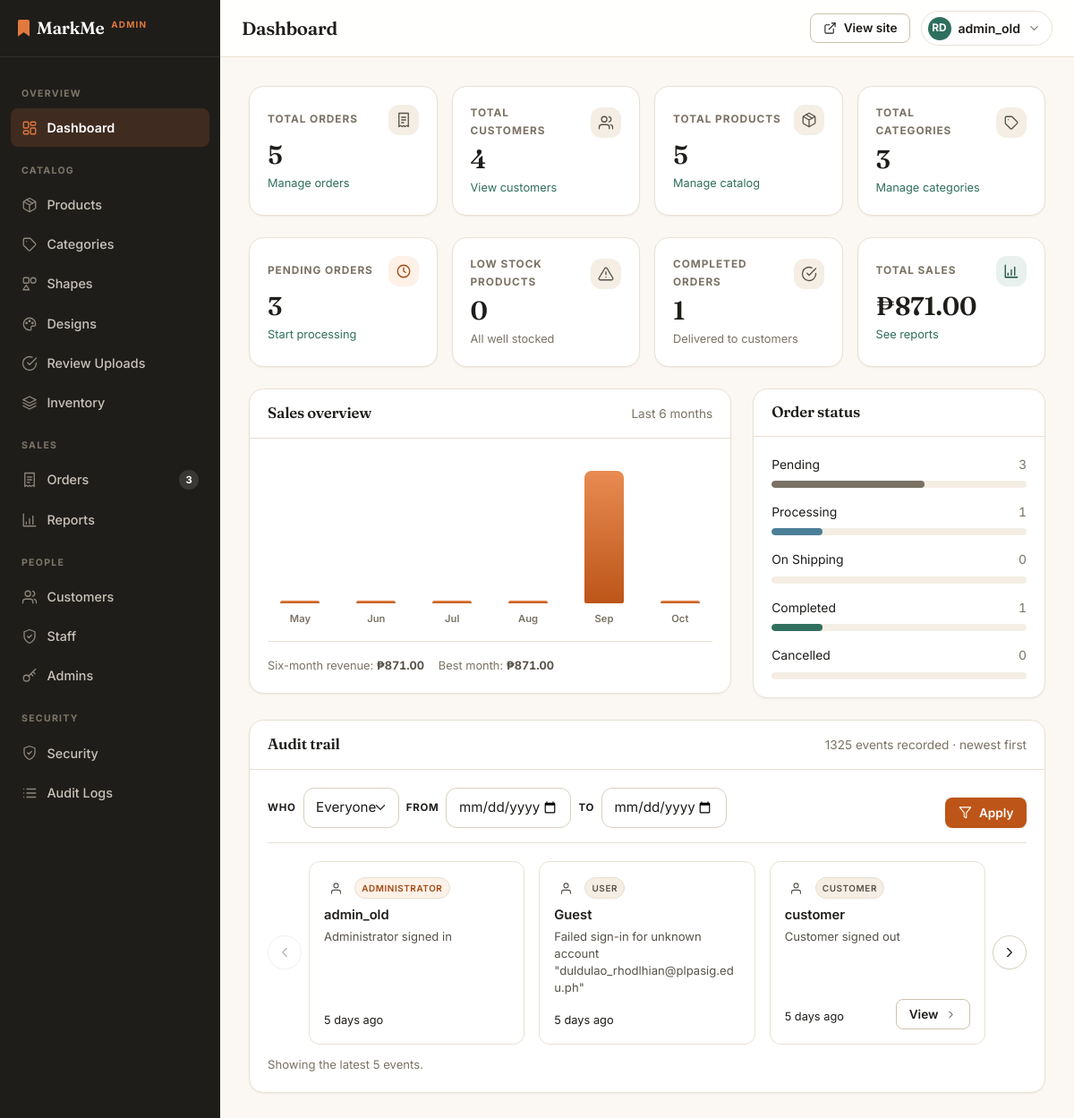
Page /admin/dashboard.php (signed in) on the committed database.
### tables this page shows
CREATE TABLE `activity_log` (
  `log_id` int(10) UNSIGNED NOT NULL,
  `user_id` int(10) UNSIGNED DEFAULT NULL,
  `actor_role` enum('customer','staff','admin','guest') NOT NULL DEFAULT 'guest',
  `actor_name` varchar(100) NOT NULL,
  `action` varchar(50) NOT NULL,
  `module` varchar(40) DEFAULT NULL,
  `entity_type` varchar(30) DEFAULT NULL,
  `entity_id` int(10) UNSIGNED DEFAULT NULL,
  `summary` varchar(255) NOT NULL,
  `ip_address` varchar(45) DEFAULT NULL,
  `user_agent` varchar(255) DEFAULT NULL,
  `created_at` timestamp NOT NULL DEFAULT current_timestamp()
);

### includes/backoffice/activity_card.php (the view, shortened to what the rows shown need)
<?php
$ev = $event;
[$evIcon, $evTone] = activity_style($ev['action']);
$evLink = null;
switch ($ev['entity_type']) {
    case 'user':
        if ($ev['actor_role'] === 'customer' && can('customers.view')) {
            $evLink = panel_url('customer_view.php?id=' . (int)$ev['entity_id']);
        }
        break;
}
$evWhen = (string)$ev['created_at'];
?>
<article class="ad-card is-event">
    <div class="ad-card-body">
        <p class="event-top">
            <span class="event-icon tone-<?= e($evTone) ?>" aria-hidden="true"><?= icon($evIcon, 15) ?></span>
            <span class="badge badge-role r-<?= e($ev['actor_role']) ?>">
                <?= e(role_label($ev['actor_role'])) ?>
            </span>
        </p>
        <p class="ad-card-name"><?= e($ev['actor_name']) ?></p>
        <p class="event-summary"><?= e($ev['summary']) ?></p>
    </div>
    <div class="ad-card-foot">
        <span class="ad-card-meta" title="<?= e(date('M j, Y \a\t g:i A', strtotime($evWhen))) ?>">
            <?= e(time_ago($evWhen)) ?>
        </span>
        <?php if ($evLink): ?>
            <a href="<?= e($evLink) ?>" class="btn btn-secondary btn-sm">
                View <?= icon('chevron-right', 13) ?>
            </a>
        <?php endif; ?>
    </div>
</article>

### includes/backoffice/views/dashboard.php (shortened to what the rows shown need)
<?php
$activityBatch = 5;
$auditFilters = activity_filters($_GET);
$activityStmt = db()->prepare(
    'SELECT * FROM activity_log' . $auditFilters['sql']
    . ' ORDER BY created_at DESC, log_id DESC LIMIT ' . $activityBatch
);
$activityStmt->execute($auditFilters['params']);
$activity = $activityStmt->fetchAll();
$auditMoreQuery = activity_filter_query($auditFilters);
?>
<div class="cart-grid" style="margin-bottom:var(--s-6)">
    <section class="card card-flush">
        <div class="panel-head">
            <h2>Sales overview</h2>
        </div>
    </section>
    <section class="card card-flush">
        <div class="panel-head"><h2>Order status</h2></div>
    </section>
</div>
<section class="card card-flush">
    <div class="panel-head">
        <h2>Audit trail</h2>
    </div>
    <div class="panel-body">
        <?php if (!$activity): ?>
            <div class="empty-state" style="padding:var(--s-8) 0">
                <span class="empty-icon"><?= icon('list', 24) ?></span>
                <h3><?= $auditFilters['active'] ? 'No events match this filter' : 'Nothing has happened yet' ?></h3>
                <p>
                    <?= $auditFilters['active']
                        ? 'Try a wider date range, or a different role.'
                        : 'Sign-ins, orders, stock changes and catalog edits will appear here as they happen.' ?>
                </p>
            </div>
        <?php else: ?>
            <div class="carousel admin-carousel" data-carousel data-per-view="5 3 1"
                 data-min-card="180"
                 data-carousel-item=".ad-card"
                 data-carousel-more="<?= BASE_URL ?>/admin/activity_feed.php<?=
                     $auditMoreQuery ? '?' . e($auditMoreQuery) : '' ?>"
                 data-carousel-loaded="<?= count($activity) ?>">
                <div class="carousel-viewport">
                    <div class="carousel-track" data-carousel-track>
                        <?php foreach ($activity as $event): ?>
                            <?php require __DIR__ . '/../activity_card.php'; ?>
                        <?php endforeach; ?>
                    </div>
                </div>
            </div>
        <?php endif; ?>
    </div>
</section>

### includes/icons.php (shortened to what the rows shown need)
<?php
function icon(string $name, int $size = 20, string $class = '', ?string $label = null): string
{
    $d = $paths[$name] ?? $paths['info'];
    $cls = trim('mm-icon ' . $class);
    $a11y = $label !== null
        ? ' role="img" aria-label="' . e($label) . '"'
        : ' aria-hidden="true" focusable="false"';
    return '<svg class="' . e($cls) . '" width="' . $size . '" height="' . $size . '"'
        . ' viewBox="0 0 24 24" fill="none" stroke="currentColor" stroke-width="1.75"'
        . ' stroke-linecap="round" stroke-linejoin="round"' . $a11y . '>' . $d . '</svg>';
}

### rows in the picture
activity_log: $size 15 (drawn), actor_role "ADMINISTRATOR", actor_name "admin_old", summary "Administrator signed in", created_at "5 days ago"
activity_log: $size 15 (drawn), actor_role "USER", actor_name "Guest", summary "Failed sign-in for unknown account \"duldulao_rhodlhian@plpasig.edu.ph\"", created_at "5 days ago"
activity_log: $size 15 (drawn), actor_role "CUSTOMER", actor_name "customer", summary "Customer signed out", created_at "5 days ago"

### other values in the picture
is_admin() ? 'Admin' : 'Staff' "ADMIN"
$label "OVERVIEW"
$text "Dashboard"
$label "CATALOG"
$text "Products"
$text "Categories"
$text "Shapes"
$text "Designs"
$text "Review Uploads"
$text "Inventory"
$label "SALES"
$text "Orders"
$badge "3"
$text "Reports"
$label "PEOPLE"
